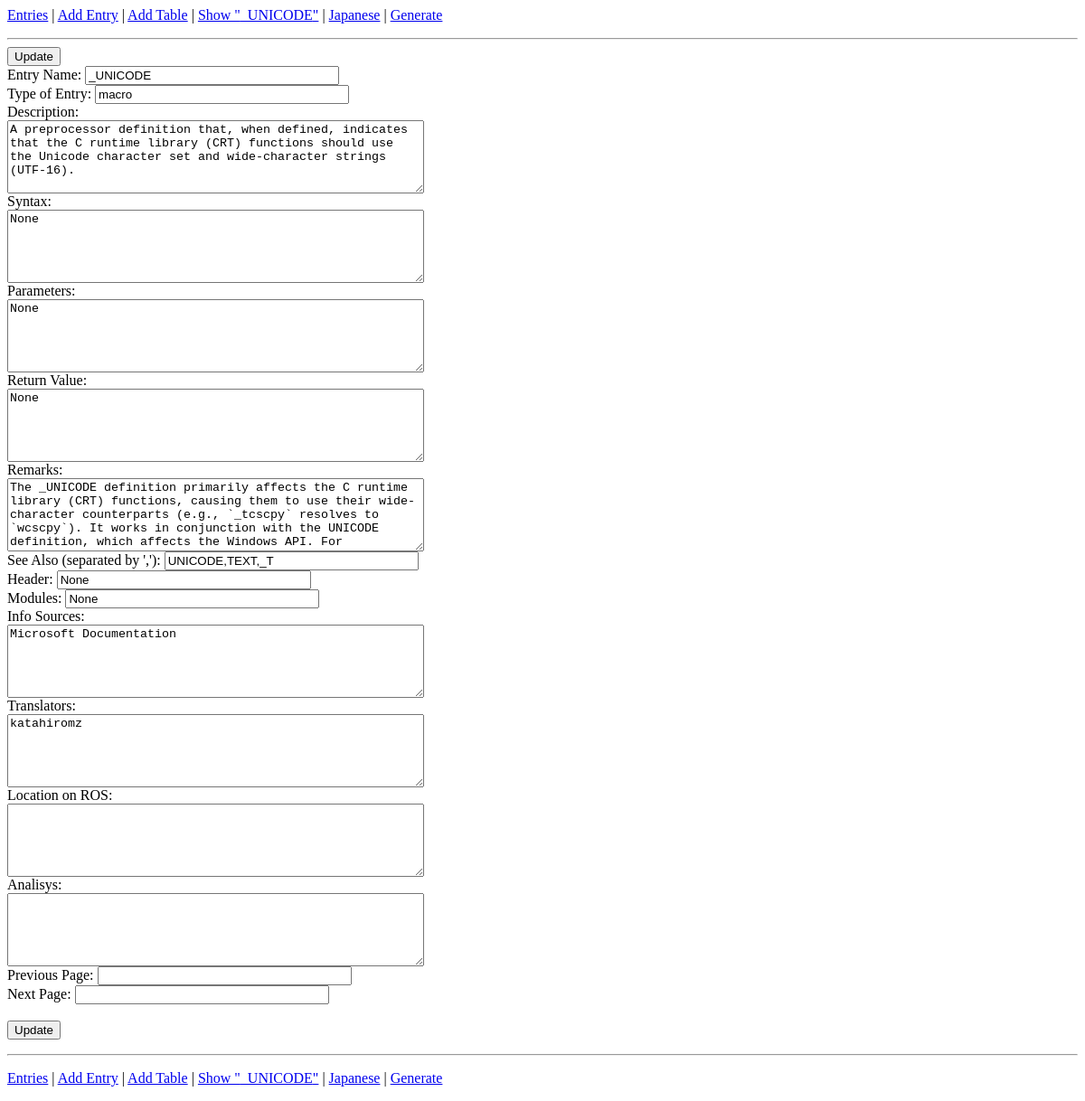
The page /edit_entry.php?entry_name=_UNICODE on the database as committed earlier.
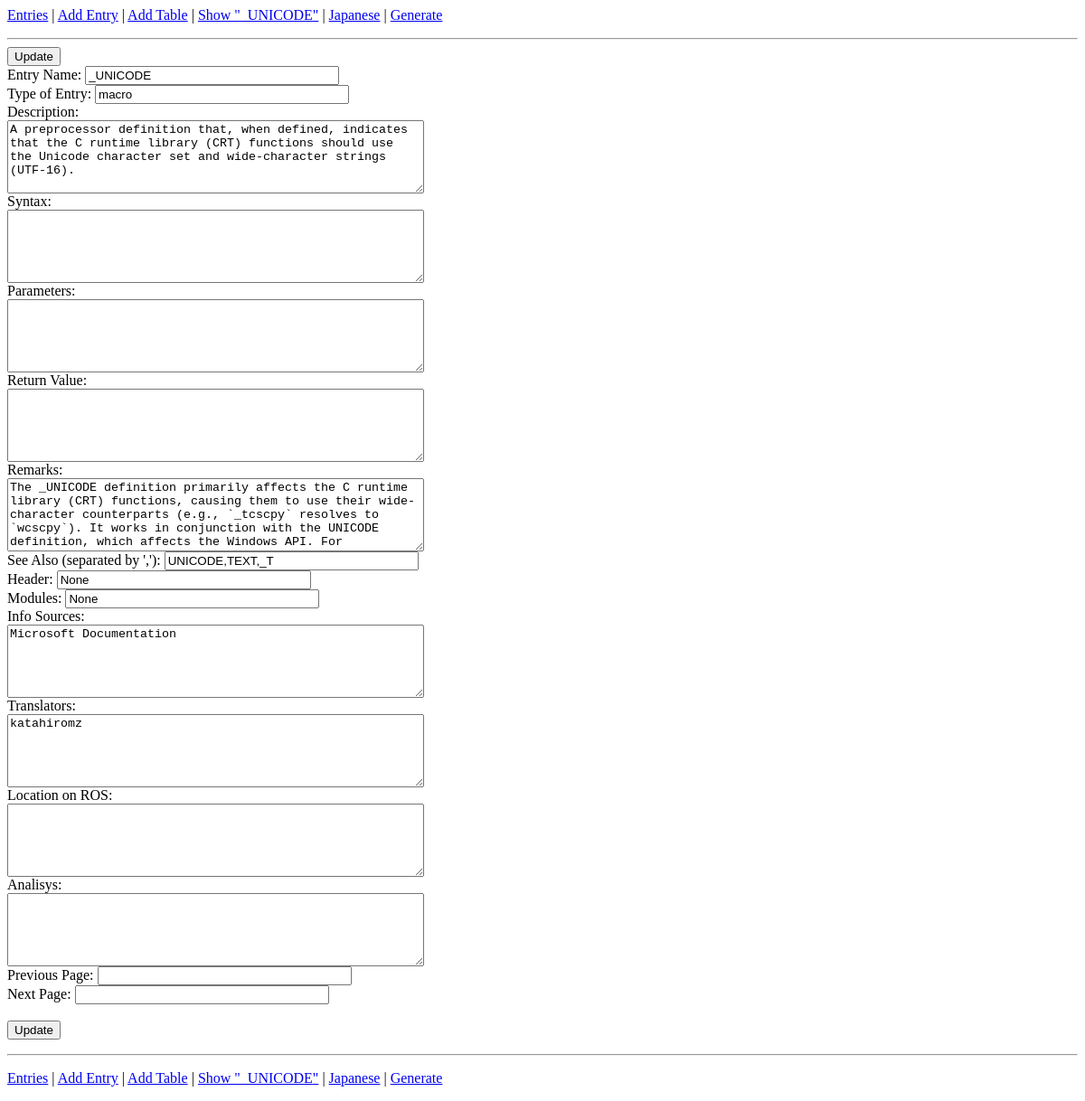
The same page on the database as committed later.
### tables this page shows
CREATE TABLE `entries` (
  `entry_name` varchar(60) NOT NULL,
  `entry_type` varchar(32) NOT NULL,
  `description` varchar(8192) DEFAULT NULL,
  `syntax` varchar(2048) DEFAULT NULL,
  `parameters` varchar(2048) DEFAULT NULL,
  `return_value` varchar(1024) DEFAULT NULL,
  `remarks` varchar(4096) DEFAULT NULL,
  `see_also` varchar(2048) DEFAULT NULL,
  `added_time` timestamp NOT NULL DEFAULT current_timestamp(),
  `modified_time` timestamp NOT NULL DEFAULT current_timestamp(),
  `header` varchar(128) DEFAULT NULL,
  `modules` varchar(128) DEFAULT NULL,
  `sources` varchar(256) DEFAULT NULL,
  `translators` varchar(128) DEFAULT NULL,
  `ros_location` varchar(256) DEFAULT NULL,
  `analysis` varchar(512) DEFAULT NULL,
  `prev_page` varchar(64) NOT NULL,
  `next_page` varchar(64) NOT NULL
);

### edit_entry.php (the view, shortened to what this page needs)
<?php
function get_field($name) {
	global $assoc;
	if (isset($assoc) && isset($assoc[$name])) {
		return htmlspecialchars($assoc[$name]);
	}
	return NULL;
}
$names = array(
	'entry_name',
	'entry_type',
	'description',
	'syntax',
	'parameters',
	'return_value',
	'remarks',
	'see_also',
	'header',
	'modules',
	'sources',
	'translators',
	'ros_location',
	'analysis',
	'prev_page',
	'next_page'
);
if (isset($_POST["tepo"]) && $_POST["tepo"] == "don") {
	$values = get_values($names);
	$mysqli = new mysqli("localhost", "root");
	if ($mysqli) {
		$mysqli->set_charset("utf8");
		$mysqli->select_db(constant('DB_NAME'));
		$q = "UPDATE entries SET ";
		$assoc = array();
		$i = 0;
		foreach ($values as $key => $value) {
			if ($i != 0) {
				$q .= ", ";
			}
			$q .= $key;
			$q .= "='";
			$q .= $mysqli->real_escape_string($value);
			$q .= "'";
			$assoc[$key] = $value;
			$i++;
		}
		$q .= "WHERE entry_name='";
		$q .= $mysqli->real_escape_string($_GET["entry_name"]);
		$q .= "'";
		if ($mysqli->query($q)) {
			echo "Updated.";
		} else {
			echo $mysqli->error;
		}
		$mysqli->close();
	} else {
		echo "cannot connect";
	}
} else {
	$mysqli = new mysqli("localhost", "root");
	if ($mysqli) {
		$mysqli->set_charset("utf8");
		$mysqli->select_db(constant('DB_NAME'));
		$q = "SELECT ";
		$i = 0;
		foreach ($names as $name) {
			if ($i != 0) {
				$q .= ", ";
			}
			$q .= $name;
			$i++;
		}
		$q .= " FROM entries ";
		$q .= "WHERE entry_name='";
		$q .= $mysqli->real_escape_string($_GET["entry_name"]);
		$q .= "'";
		$result = $mysqli->query($q);
		if ($result) {
			$assoc = $result->fetch_array(MYSQLI_ASSOC);
		} else {
			echo $mysqli->error;
		}
	} else {
		echo "cannot connect";
	}
}
?><html><head>
</head>
<body>
<p>
	<a href="entries.php">Entries</a> |
	<a href="add_entry.php">Add Entry</a> |
	<a href="add_table.php">Add Table</a> |
	<a href="show_entry.php?entry_name=<?= $_GET["entry_name"] ?>">Show "<?= $_GET["entry_name"] ?>"</a> |
	<a href="../ja/edit_entry.php?entry_name=<?= $_GET["entry_name"] ?>">Japanese</a> |
	<a href="generate.php">Generate</a>
</p>
<hr />
<form method="POST">
<input type="submit" value="Update" />
<br />
Entry Name: <input type="text" size="32" name="entry_name" value="<?= get_field("entry_name");?>" /><br />
Type of Entry: <input type="text" size="32" name="entry_type" value="<?= get_field("entry_type");?>" /><br />
Description:<br />
<textarea rows="5" cols="55" name="description"><?= get_field("description");?></textarea><br />
Syntax:<br />
<textarea rows="5" cols="55" name="syntax"><?= get_field("syntax");?></textarea><br />
Parameters:<br />
<textarea rows="5" cols="55" name="parameters"><?= get_field("parameters");?></textarea><br />
Return Value:<br />
<textarea rows="5" cols="55" name="return_value"><?= get_field("return_value");?></textarea><br />
Remarks:<br />
<textarea rows="5" cols="55" name="remarks"><?= get_field("remarks");?></textarea><br />
See Also (separated by ','): <input type="text" size="32" name="see_also" value="<?= get_field("see_also");?>" /><br />
Header: <input type="text" size="32" name="header" value="<?= get_field("header");?>" /><br />
Modules: <input type="text" size="32" name="modules" value="<?= get_field("modules");?>" /><br />
Info Sources:<br />
<textarea rows="5" cols="55" name="sources"><?= get_field("sources");?></textarea><br />
Translators:<br />
<textarea rows="5" cols="55" name="translators"><?= get_field("translators");?></textarea><br />
Location on ROS:<br />
<textarea rows="5" cols="55" name="ros_location"><?= get_field("ros_location");?></textarea><br />
Analisys:<br />
<textarea rows="5" cols="55" name="analysis"><?= get_field("analysis");?></textarea><br />
Previous Page: <input type="text" size="32" name="prev_page" value="<?= get_field("prev_page");?>" /><br />
Next Page: <input type="text" size="32" name="next_page" value="<?= get_field("next_page");?>" /><br />
<br />
<input type="submit" value="Update" />
</form>
<hr />
<p>
	<a href="entries.php">Entries</a> |
	<a href="add_entry.php">Add Entry</a> |
	<a href="add_table.php">Add Table</a> |
	<a href="show_entry.php?entry_name=<?= $_GET["entry_name"] ?>">Show "<?= $_GET["entry_name"] ?>"</a> |
	<a href="../ja/edit_entry.php?entry_name=<?= $_GET["entry_name"] ?>">Japanese</a> |
	<a href="generate.php">Generate</a>
</p>
</body></html>

Rows that differ between the two databases and show on the page:
changed entries "_UNICODE": syntax "None" → (not shown); parameters "None" → (not shown); return_value "None" → (not shown)
